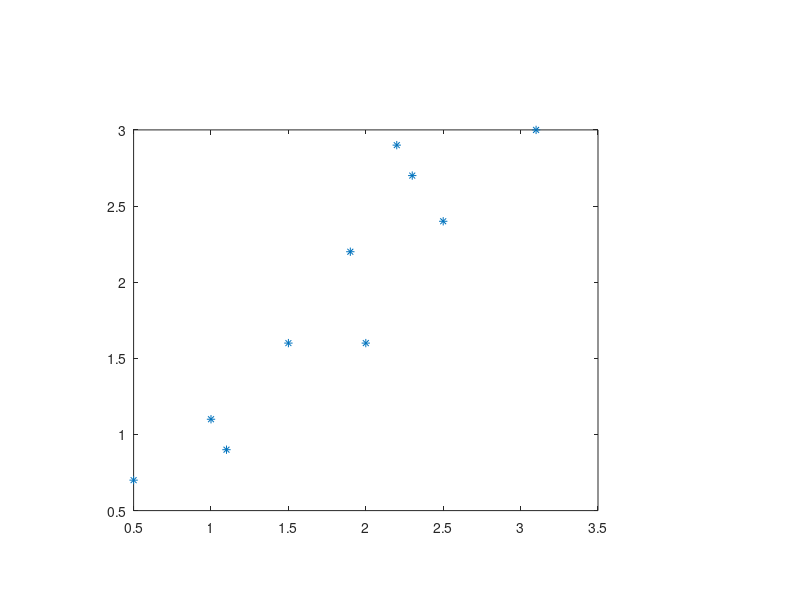
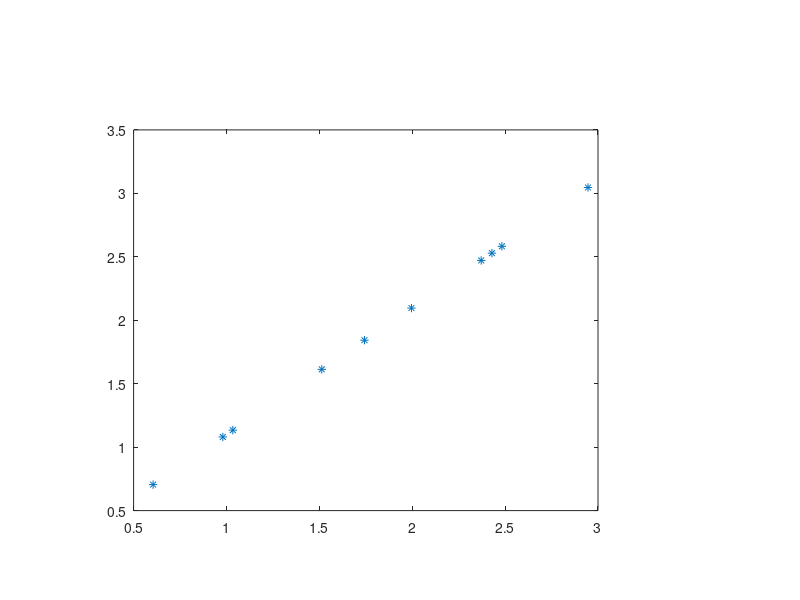

These figures' MATLAB source, in order:
# GNU Octave and MATLAB script for PCA demo
# runas as
# octave
# octave_prompt> pca
#
#

X = [ 2.5; 0.5; 2.2; 1.9; 3.1; 2.3; 2; 1; 1.5; 1.1 ]
Y = [2.4; 0.7; 2.9; 2.2; 3; 2.7; 1.6; 1.1; 1.6; 0.9 ]

figure(1)
plotmatrix(X, Y, "*")

# cov(X,Y) calculates covariance of X vector and Y vecotr, so the result
# is a single number.
#cov(X,Y)                                                                                                                                                                                
#help eig                                                                                                                                                                                

# cov ([X(:), Y(:)]) always results in a 2x2 matrix
covXY = cov ([X(:), Y(:)])                                                                                                                                                                  
lmda = eig(covXY)                                                                                                                                                                           
[V, lmda] = eig(covXY)                   

#If you need to rearrange V from highest eigenvalue to lowest
#W = [V(:,2),V(:,1)]

Xm = X - mean(X)
Ym = Y - mean(Y)

XmYm = [ Xm, Ym ]

ComponentData = V' * XmYm'
#PC1 = ComponentData(2, :)
PC1 = ComponentData(2:end, :) # All row except row 1, all columns

#V1 = V(:, 2)
V1 = V(:, 2:end) # All rows, all columns except column 1

ReducedMAData = V1 * PC1
ReducedX = ReducedMAData(1, :) + mean(X)
ReducedY = ReducedMAData(1, :) + mean(Y)

figure(2)
plotmatrix(ReducedX', ReducedY', "*")

#To get the original Mean adjusted data
OrigMAData = V * ComponentData



